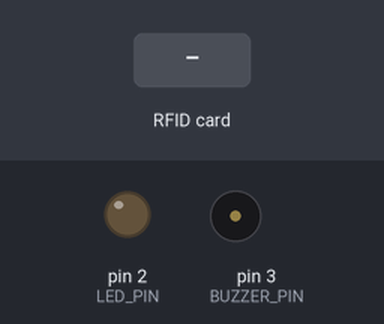
The sketch below on a simulated Arduino Uno, built with avr-gcc and run on an emulated ATmega328P. Shown: output pins drawn as LEDs (lit = HIGH), buzzer (waves = sounding). The test bench sets the inputs (shaded band). Pins used as bus, display or sensor lines are not drawn; what the sketch prints to the serial monitor is not drawn.

Above: at 1.2 s.
1.3 s: RFID card 5E 7A 19 C4 held to the reader
At 2.1 s:
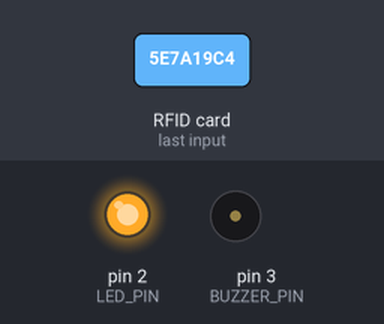
At 4.05 s:
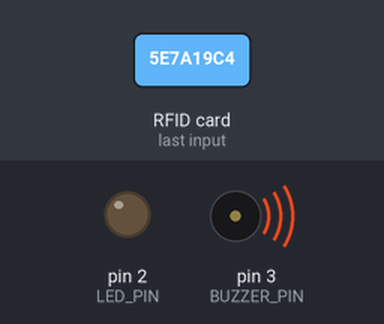
Timing chart, 0 to 6.2 s (numbered marks = the images above; inputs shaded):
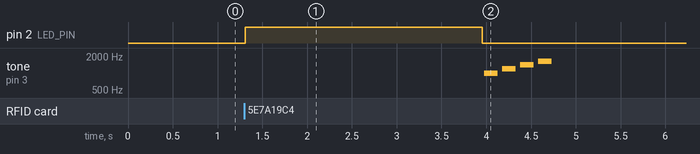

Measured:
- after the input at 1.3 s, pin 2 (LED_PIN): LOW → HIGH at once, → LOW 2.6 s later; tone on pin 3 (BUZZER_PIN): plays 1000 Hz for 0.15 s, 1200 Hz for 0.15 s, 1400 Hz for 0.15 s, 1600 Hz for 0.15 s, starting after 2.7 s

The sketch:

space_based_data_wiping.ino
```cpp
#include <SPI.h>
#include <MFRC522.h>

#define RST_PIN  9
#define SS_PIN  10
#define BUZZER_PIN  3 // Buzzer for success/error notification
#define LED_PIN  2  // LED Indicator

MFRC522 mfrc522(SS_PIN, RST_PIN);
MFRC522::MIFARE_Key key;
MFRC522::StatusCode status;

void setup() {
  Serial.begin(9600);
  SPI.begin();
  mfrc522.PCD_Init();

  pinMode(LED_PIN, OUTPUT);
  pinMode(BUZZER_PIN, OUTPUT);

  for (byte i = 0; i < 6; i++) {
    key.keyByte[i] = 0xFF;
  }

  Serial.println("🛑 RFID Card Wipe Mode");
  Serial.println("🔄 Bring the card near the reader...");
}

void loop() {
  if (!mfrc522.PICC_IsNewCardPresent() || !mfrc522.PICC_ReadCardSerial()) {
    return;
  }

  Serial.println("\n🆔 Card Detected. Wiping started...");
  digitalWrite(LED_PIN, HIGH);

  bool success = wipeCard();

  digitalWrite(LED_PIN, LOW);
  mfrc522.PICC_HaltA();
  mfrc522.PCD_StopCrypto1();

  if (success) {
    Serial.println("✅ Wipe successful!");
    alertSuccess();
  } else {
    Serial.println("❌ Wipe failed! Some blocks couldn't be erased.");
    alertError();
  }

  delay(1000);
}

/*
 * Wipes all writable blocks by filling them with spaces (0x20)
 */
bool wipeCard() {
  byte block;
  byte emptyBlock[16];

  for (int i = 0; i < 16; i++) {
    emptyBlock[i] = 0x20;  // Fill block with ASCII spaces
  }

  bool allSuccess = true;

  for (block = 1; block < 64; block++) {
    if (isSectorTrailer(block)) {
      Serial.print("⛔ Skipping sector trailer block ");
      Serial.println(block);
      continue;
    }

    status = mfrc522.PCD_Authenticate(MFRC522::PICC_CMD_MF_AUTH_KEY_A, block, &key, &(mfrc522.uid));
    if (status != MFRC522::STATUS_OK) {
      Serial.print("❌ Authentication failed for block ");
      Serial.println(block);
      allSuccess = false;
      continue;
    }

    status = mfrc522.MIFARE_Write(block, emptyBlock, 16);
    if (status != MFRC522::STATUS_OK) {
      Serial.print("❌ Failed to write block ");
      Serial.println(block);
      allSuccess = false;
    } else {
      Serial.print("✅ Block ");
      Serial.print(block);
      Serial.println(" wiped (filled with spaces).");
    }
  }

  return allSuccess;
}

/*
 * Checks if the block is a sector trailer (3, 7, 11, 15, etc.)
 */
bool isSectorTrailer(byte block) {
  return (block + 1) % 4 == 0;
}

/*
 * Success Melody (Ascending Beeps)
 */
void alertSuccess() {
  int melody[] = {1000, 1200, 1400, 1600};
  int duration = 150;

  for (int i = 0; i < 4; i++) {
    tone(BUZZER_PIN, melody[i], duration);
    delay(duration + 50);
  }
  noTone(BUZZER_PIN);
}

/*
 * Error Beep (3 Beeps)
 */
void alertError() {
  for (int i = 0; i < 3; i++) {
    tone(BUZZER_PIN, 1000, 200);
    delay(400);
  }
  noTone(BUZZER_PIN);
}
```
